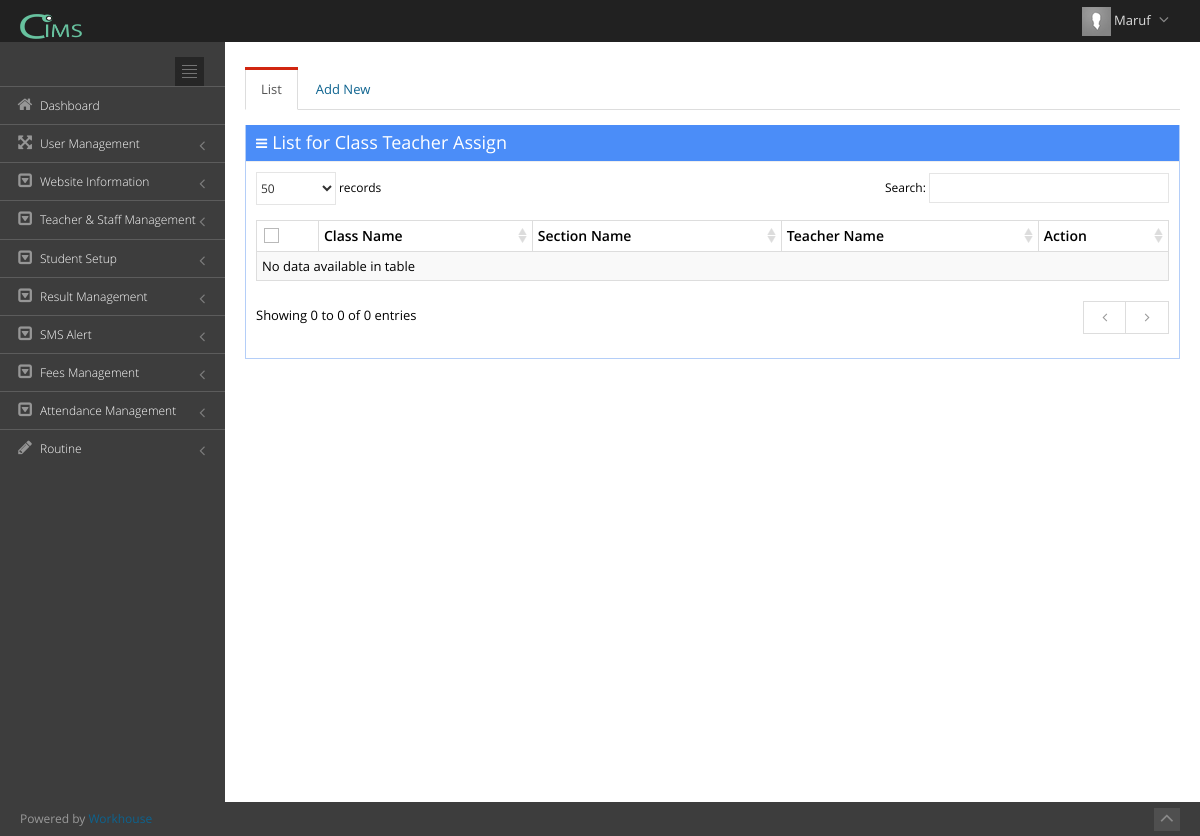
Screenshot of /index.php?view=class_teacher_assign (signed in) with the database file from the repository.
### tables this page shows
CREATE TABLE `user_admin` (
  `userid` int(11) NOT NULL,
  `username` text NOT NULL,
  `usr_code` varchar(500) NOT NULL,
  `role` varchar(100) NOT NULL,
  `password` varchar(500) NOT NULL,
  `image` varchar(300) NOT NULL,
  `userdate` date NOT NULL,
  `uniqueToken` varchar(40) NOT NULL
);

CREATE TABLE `t_modules` (
  `moduleid` int(11) NOT NULL COMMENT 'module id',
  `name` text NOT NULL,
  `page_caption` text NOT NULL,
  `page_link` text NOT NULL,
  `is_report` int(2) NOT NULL COMMENT '1=report,0=form',
  `is_main` int(2) NOT NULL COMMENT '1=main,0=sub',
  `icon` varchar(300) NOT NULL,
  `show` int(2) NOT NULL COMMENT '1=show,0=hide'
);

### include/view.php (called while the page is built, shortened)
<?php
	require('functions.php');
	$htaccess = isset($_SERVER['HTACCESS']);
	if(isset($_GET['view'])){
	 	@$view = $_GET['view'];
	}
	else {
	 	$view = 'login';
	}
	$page = $view.'_asoft.php';
	include($page);
?>

### include/functions.php (called while the page is built, shortened)
<?php
function urlroute($url){
	global $htaccess;
	if(!$htaccess){
		$url = 'index.php?view='.$url;
	}
	return $url;
}
function escape($input){
	return mysql_real_escape_string($input);
}
function name($email){
	$sql = "SELECT username FROM user_admin WHERE usr_code = '$email'";
	$qry = mysql_query($sql) or die ("Error in name selection at header".mysql_error());
	$rs = mysql_fetch_array($qry);
	return $rs['username'];
}
?>

### class_teacher_assign_asoft.php (the view, shortened to what this page needs)
<?php
$sql_Name = "SELECT name,page_link,page_caption FROM `t_modules` where page_link='".$view."'";
$qry_Name = mysql_query($sql_Name);
$page_title = mysql_result($qry_Name, 0, "name");
if(isset($_SESSION['com_cbs_aaiam_school_maruf_user_email']) == true)
{
?>
<div class="page-content">
<div class="row">
    <div class="col-md-12">
        <div class="tabbable tabbable-custom boxless">
            <ul class="nav nav-tabs">
                <li class="<?php if(@$_REQUEST['temp']=="Save" || @$_REQUEST['temp']=="View") {echo "";} else{echo "active";}?>"><a href="#tab_0" data-toggle="tab">List</a></li>
                <li class="<?php if(@$_REQUEST['temp']=="Save" || @$_REQUEST['temp']=="View") {echo "active";} else{echo "";}?>"><a href="#tab_1" data-toggle="tab">Add New</a></li>
            </ul>
            <div class="tab-content">
                <div class="tab-pane <?php if(@$_REQUEST['temp']=="Save" || @$_REQUEST['temp']=="View") {echo "";} else{echo "active";}?>" id="tab_0">
                	<div class="portlet box blue ">
                        <div class="portlet-title">
                            <div class="caption"><i class="icon-reorder"></i>List for <?php echo $page_title;?></div>
                        </div>
                        <div class="portlet-body  flip-scroll">
                            <form action=""  class="form-horizontal form-bordered" id="formIDdel" method="post" enctype="multipart/form-data">
                            <table class="table table-bordered table-striped table-condensed flip-content" id="sample_1">
                                <thead class="flip-content">
                                    <tr>
                                        <th><input type="checkbox" class="group-checkable" data-set="#sample_1 .checkboxes" /></th>
                                        <th>Class Name</th>
                                        <th>Section Name</th>
                                        <th>Teacher Name</th>
                                        <th>Action</th>
                                    </tr>
                                </thead>
                                <tbody>
                                </tbody>
                            </table>
                            </form>
                        </div>
                    </div>
                </div>
        	</div>
        </div>
    </div>
</div>
</div>
<?php
} else
{
?>  <script type="text/javascript">
location.replace('index.php');
</script>
<?php }?>

### include/nav_header.php (shortened to what this page needs)
<div class="header navbar navbar-inverse navbar-fixed-top">
        <div class="header-inner">
           <a class="navbar-brand" href="#" target="_blank">
            <img src="img/login-logo.png" alt="logo" class="img-responsive" style="height:25px"/>
            </a>
            <ul class="nav navbar-nav pull-right">
                <li class="dropdown user">
                	<a href="#" class="dropdown-toggle" data-toggle="dropdown" data-hover="dropdown" data-close-others="true">
                        <?php
						$sql_view = "SELECT * FROM user_admin WHERE usr_code='".@$_SESSION['com_cbs_aaiam_school_maruf_user_email']."'";
						$qry_view = mysql_query($sql_view) or die("Error in view ->".mysql_error());
						$rs_view = mysql_fetch_array($qry_view);
						@$path = 'img/user/'.@$rs_view["image"];
						if(@$rs_view["image"] != "" && file_exists($path)==true){
							$thumbs  = 'img/user/thumbs/small'.@$rs_view["image"];
						}else{
							$thumbs  = 'assets/img/avatar.png';
						}
						?>
                        <img alt="" src="<?php echo $thumbs;?>" height="29"/>
               	 		<span class="username"><?php echo name($_SESSION['com_cbs_aaiam_school_maruf_user_email']);?></span>
                		<i class="icon-angle-down"></i>
                	</a>
                </li>
            </ul>
        </div>
</div>

### include/nav_sidebar.php (shortened to what this page needs)
<div class="page-sidebar navbar-collapse collapse">
         <ul class="page-sidebar-menu">
            <li>
               <div class="sidebar-toggler hidden-phone"></div>
            </li>
            <?php
$Select = mysql_query("SELECT * FROM `hierarchy`");
while($Row = mysql_fetch_assoc($Select)){
	if($Row['category'] == 'm'){
		$Arr[$Row['hierarchy_id']] = $Row['sub_category'];
	}else{
		$Childs[$Row['category']][$Row['hierarchy_id']] = $Row['sub_category'];
	}
}
function gettree($Array,$view,$macs){
		foreach($Array as $key => $value){
			if(array_key_exists($value,@$macs)){
				$sql_category_name = "SELECT * FROM t_modules WHERE moduleid = '".escape($value)."'";
				$qry_category_name = mysql_query($sql_category_name);
				while($rs_category_name = mysql_fetch_array($qry_category_name))
				{
					$name = $rs_category_name['name'];
					$page_link = $rs_category_name['page_link'];
					$icon = $rs_category_name['icon'];
				}
				$qry_is_main_cat = mysql_query("SELECT category FROM `hierarchy` WHERE hierarchy_id=$key");
				$is_main_cat = mysql_result($qry_is_main_cat, 0, "category");
				echo '<li id="module_'.$value.'" ';
					if($page_link == $view) echo 'class="active "';
				echo '>';
					echo '<a   href="'.urlroute($page_link).'"';
					echo '>';
						echo '<i class="'.$icon.'"></i>';
						echo '<span class="title">';
						echo $name;
						echo '</span>';
					echo '</a> ';
				if($is_main_cat != 'm'){
					echo '</li>';
				}
			}
		}
}
gettree($Arr,$view,$macs);
?>
         </ul>
      </div>

### assets/css/style-metronic.css (style rules this page uses)
div, input, select, textarea, span, img, table, td, th, p, a, button, ul, code, pre, li { -webkit-border-radius: 0 !important; -moz-border-radius: 0 !important; border-radius: 0 !important; }
.nav-tabs, .nav-pills { margin-bottom: 10px; }
.table thead > tr > th { border-bottom: 0; }

### assets/css/style-responsive.css (style rules this page uses)
@media (min-width: 992px) { .page-sidebar { position: absolute; width: 225px; } }
@media (min-width: 992px) { .page-sidebar.navbar-collapse { max-height: none !important; } }
@media (min-width: 992px) { .page-content { margin-left: 225px; margin-top: 0px; min-height: 760px; padding: 25px 20px 20px 20px; } }

### assets/css/plugins.css (style rules this page uses)
.dataTable { width: 100% !important; clear: both; margin-top: 5px; }
.dataTable > thead > tr > th.sorting, .dataTable > thead > tr > th.sorting_asc, .dataTable > thead > tr > th.sorting_desc { padding-right: 18px; }

### assets/css/themes/default.css (style rules this page uses)
body { background-color: #3d3d3d !important; }
.header { filter: none !important; background-image: none !important; background-color: #212121 !important; }
.header .navbar-nav li.dropdown .dropdown-toggle i { color: #8a8a8a !important; }
.page-sidebar { background-color: #3d3d3d; }
ul.page-sidebar-menu > li > a { border-top: 1px solid #5c5c5c !important; color: #ffffff !important; }
ul.page-sidebar-menu > li:last-child > a { border-bottom: 1px solid transparent !important; }
ul.page-sidebar-menu > li a i { color: #969696; }
.sidebar-toggler { background-image: url(../../img/sidebar-toggler.jpg); background-color: #242424; }

### rows the page displays
user_admin: username "Maruf"
t_modules: name "Dashboard"
t_modules: name "User Management"
t_modules: name "Website Information"
t_modules: name "Teacher & Staff Management"
t_modules: name "Student Setup"
t_modules: name "Result Management"
t_modules: name "SMS Alert"
t_modules: name "Fees Management"
t_modules: name "Attendance Management"
t_modules: name "Routine"
t_modules: name "Class Teacher Assign"
